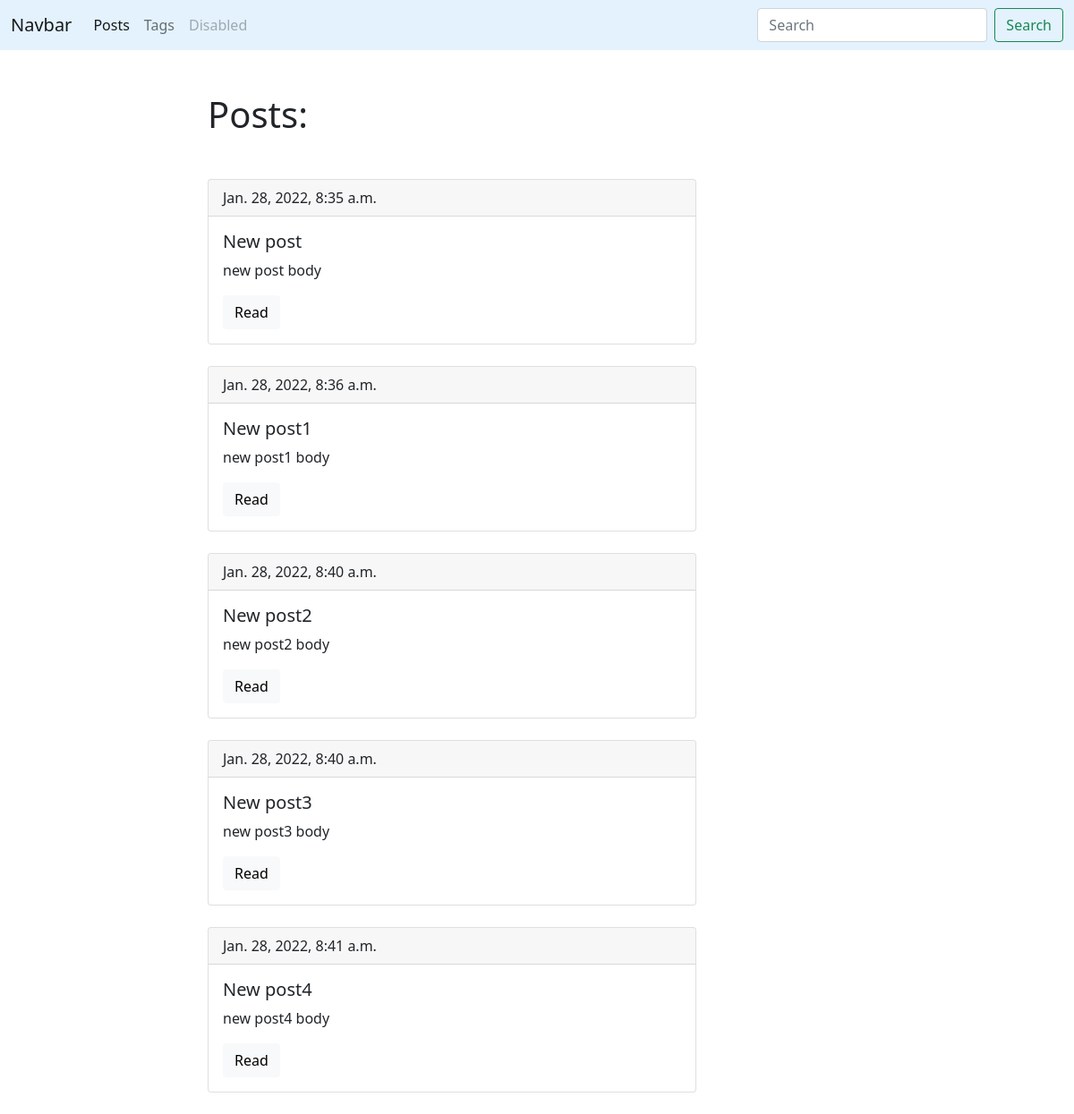
Screenshot of /blog/ with the database file from the repository.
### blog/models.py (models this page shows, shortened)
class Post(models.Model):
    title = models.CharField(max_length=150, db_index=True)
    slug = models.SlugField(max_length=150, unique=True)
    body = models.TextField(blank=True, db_index=True)
    tags = models.ManyToManyField('Tag', blank=True, related_name='posts')  # posts=post__set
    date_pub = models.DateTimeField(auto_now_add=True)
    def get_absolute_url(self):
        return reverse('post_detail_url', kwargs={'slug': self.slug})

### blog/views.py (the view)
# urls.py: path('', posts_list, name='posts_list_url'),
def posts_list(request):
    posts = Post.objects.all()
    return render(request, 'blog/index.html', context={'posts': posts})

### blog/templates/blog/index.html (shortened to what this page needs)
{% extends 'blog/base_blog.html' %}
{% block content %}
<h1 class="mb-5">Posts:</h1>
    {% for post in posts %}
<div class="card mb-4">
  <div class="card-header">
      {{ post.date_pub }}
  </div>
  <div class="card-body">
    <h5 class="card-title">{{ post.title }}</h5>
    <p class="card-text">{{ post.body|truncatewords:15 }}</p>
    <a href="{{ post.get_absolute_url }}" class="btn btn-light">Read</a>
  </div>
</div>
    {% endfor %}
{% endblock %}

### rows the page displays
Post: date_pub "Jan. 28, 2022, 8:35 a.m.", title "New post", body "new post body"
Post: date_pub "Jan. 28, 2022, 8:36 a.m.", title "New post1", body "new post1 body"
Post: date_pub "Jan. 28, 2022, 8:40 a.m.", title "New post2", body "new post2 body"
Post: date_pub "Jan. 28, 2022, 8:40 a.m.", title "New post3", body "new post3 body"
Post: date_pub "Jan. 28, 2022, 8:41 a.m.", title "New post4", body "new post4 body"
